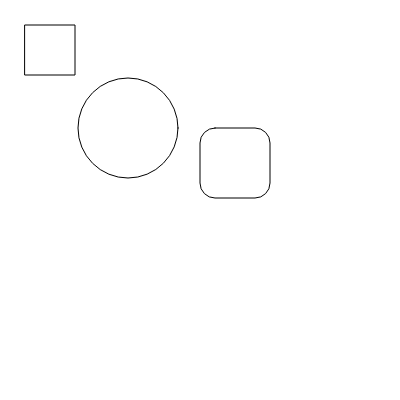
Frame 1 (no input)
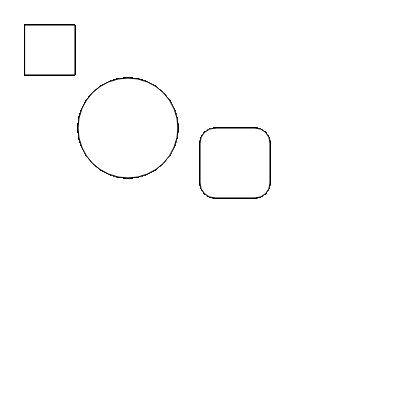
Frame 60 (no input)
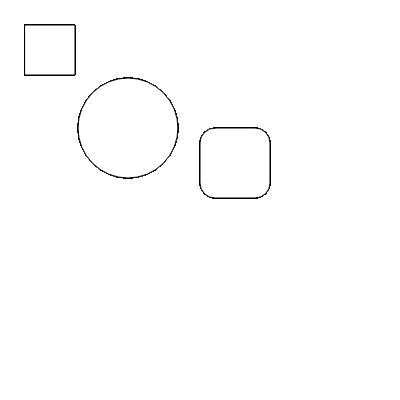
Frame 120 (the mouse pressed at the canvas centre since frame 60)

The p5.js sketch that drew these frames (run headless with seeded random() and noise() and a simulated clock; from frame 60 on, the mouse is pressed at the canvas centre):

// p5.js sketch
// ── sketch.js
function setup() {
  createCanvas(400, 400);
  background(255, 255, 255);
  //puzzleButton = createButton('Puzzle Excersise');
  //puzzleButton.position(0, 0);
  //puzzleButton.mousePressed(changeBG);

  //aimTrainerButton = createButton("Aim Trainer Excersise");
  //aimTrainerButton.position(0, 25);
  //aimTrainerButton.mousePressed(changeBG);

  //pianoButton = createButton("Piano Excersise");
  //pianoButton.position(0, 50);
  //pianoButton.mousePressed(changeBG);
}

function changeBG() {
  let val = random(255);
  background(val);
}
// ── Main.js
function setup() {
  createCanvas(400, 400);
  fill(0, 100, 200);
}

function draw() {
    ellipse(128, 128, 100, 100)
    rect(25, 25, 50, 50)
    rect(200, 128, 70, 70, 15)
}
// ── aimtrainer.html
<!DOCTYPE html>
<html lang="en">
<head>
    <meta charset="UTF-8">
    <meta http-equiv="X-UA-Compatible" content="IE=edge">
    <meta name="viewport" content="width=device-width, initial-scale=1.0">
    <title>Machina Motor Skills</title>
    <link rel="stylesheet" href="/css/ModuleStyle.css">
</head>
<body>
    <div class="header">
        <img src="https://img.icons8.com/ios/50/ffffff/home--v1.png" class="home">
        <h1 class="title">Machina</h1>
        <div class="hack"></div>
    </div>

    <div class="content">
        <div class="modules">
            <p><a href="PuzzleCompletion">Puzzle Completion</a></p>
            <p><a href="AimTrainer">Aim Trainer</a></p>
            <p><a href="PianoSimulator">Piano Simulator</a></p>
            <p><a href="">Example 4</a></p>
            <p><a href="">Example 5</a></p>
            <p><a href="">Example 6</a></p>
            <p><a href="">Example 7</a></p>
            <p><a href="">Example 8</a></p>
            <p><a href="">Example 9</a></p>
            <p><a href="">Example 10</a></p>
            <p><a href="">Example 11</a></p>
            <p><a href="">Example 12</a></p>
        </div>

        <div class="rickroll">
            <video width="720" height="480" autoplay controls>
                <source src="/media/nggyu.mp4" type="video/mp4">
            </video>
        </div>
    </div>
    <script>
        alert("This is the aim trainer simulation. Click on each of the targets as they pop up. If you click 10 targets in 10 seconds, you will have passed the excersize.");
    </script>
</body>
</html>
// ── moduleTemplate.html
<!DOCTYPE html>
<html lang="en">
<head>
    <meta charset="UTF-8">
    <meta http-equiv="X-UA-Compatible" content="IE=edge">
    <meta name="viewport" content="width=device-width, initial-scale=1.0">
    <title>Machina Motor Skills</title>
    <link rel="stylesheet" href="/css/ModuleStyle.css">
</head>
<body>
    <div class="header">
        <img src="https://img.icons8.com/ios/50/ffffff/home--v1.png" class="home">
        <h1 class="title">Machina</h1>
        <div class="hack"></div>
    </div>

    <div class="content">
        <div class="modules">
            <p><a href="PuzzleCompletion">Puzzle Completion</a></p>
            <p><a href="AimTrainer">Aim Trainer</a></p>
            <p><a href="PianoSimulator">Piano Simulator</a></p>
            <p><a href="">Example 4</a></p>
            <p><a href="">Example 5</a></p>
            <p><a href="">Example 6</a></p>
            <p><a href="">Example 7</a></p>
            <p><a href="">Example 8</a></p>
            <p><a href="">Example 9</a></p>
            <p><a href="">Example 10</a></p>
            <p><a href="">Example 11</a></p>
            <p><a href="">Example 12</a></p>
        </div>

        <div class="rickroll">
            <video width="720" height="480" autoplay controls>
                <source src="/media/nggyu.mp4" type="video/mp4">
            </video>
        </div>
    </div>
</body>
</html>
// ── piano.html
<!DOCTYPE html>
<html lang="en">
<head>
    <meta charset="UTF-8">
    <meta http-equiv="X-UA-Compatible" content="IE=edge">
    <meta name="viewport" content="width=device-width, initial-scale=1.0">
    <title>Machina Motor Skills</title>
    <link rel="stylesheet" href="/css/ModuleStyle.css">
</head>
<body>
    <div class="header">
        <img src="https://img.icons8.com/ios/50/ffffff/home--v1.png" class="home">
        <h1 class="title">Machina</h1>
        <div class="hack"></div>
    </div>

    <div class="content">
        <div class="modules">
            <p><a href="PuzzleCompletion">Puzzle Completion</a></p>
            <p><a href="AimTrainer">Aim Trainer</a></p>
            <p><a href="PianoSimulator">Piano Simulator</a></p>
            <p><a href="">Example 4</a></p>
            <p><a href="">Example 5</a></p>
            <p><a href="">Example 6</a></p>
            <p><a href="">Example 7</a></p>
            <p><a href="">Example 8</a></p>
            <p><a href="">Example 9</a></p>
            <p><a href="">Example 10</a></p>
            <p><a href="">Example 11</a></p>
            <p><a href="">Example 12</a></p>
        </div>

        <div class="rickroll">
            <video width="720" height="480" autoplay controls>
                <source src="/media/nggyu.mp4" type="video/mp4">
            </video>
        </div>
    </div>
    <script>
        alert("This is the piano excersise. Use the keyboard to play the notes indicated. If you have no errors, you will have completed the excersize.");
    </script>
</body>
</html>
// ── puzzle.html
<!DOCTYPE html>
<html lang="en">
<head>
    <meta charset="UTF-8">
    <meta http-equiv="X-UA-Compatible" content="IE=edge">
    <meta name="viewport" content="width=device-width, initial-scale=1.0">
    <title>Machina Motor Skills</title>
    <link rel="stylesheet" href="/css/ModuleStyle.css">
</head>
<body>
    <div class="header">
        <img src="https://img.icons8.com/ios/50/ffffff/home--v1.png" class="home">
        <h1 class="title">Machina</h1>
        <div class="hack"></div>
    </div>

    <div class="content">
        <div class="modules">
            <p><a href="PuzzleCompletion">Puzzle Completion</a></p>
            <p><a href="AimTrainer">Aim Trainer</a></p>
            <p><a href="PianoSimulator">Piano Simulator</a></p>
            <p><a href="">Example 4</a></p>
            <p><a href="">Example 5</a></p>
            <p><a href="">Example 6</a></p>
            <p><a href="">Example 7</a></p>
            <p><a href="">Example 8</a></p>
            <p><a href="">Example 9</a></p>
            <p><a href="">Example 10</a></p>
            <p><a href="">Example 11</a></p>
            <p><a href="">Example 12</a></p>
        </div>

        <div class="rickroll">
            <video width="720" height="480" autoplay controls>
                <source src="/media/nggyu.mp4" type="video/mp4">
            </video>
        </div>
    </div>
    <script>
        alert("This is the puzzle excersize. Please drag the puzzle piece from the box on the right to the correct position on the board to the left.");
    </script>
</body>
</html>
